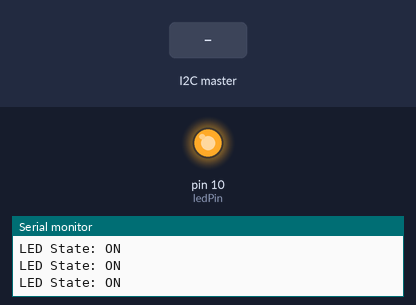
Simulated run of this sketch. Board: Arduino Uno, built with avr-gcc and run on an emulated ATmega328P. Shown: output pins drawn as LEDs (lit = HIGH), the last lines printed to the serial monitor. The inputs (shaded band) are chosen by the test bench.

Above: at 1.2 s.
1.3 s: the I2C master sends the byte 1
At 1.9 s:
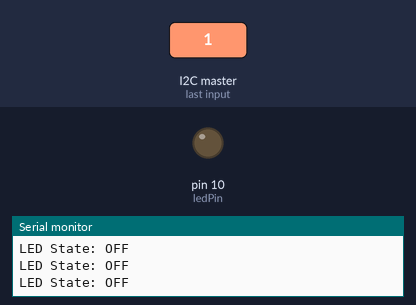
2.8 s: the I2C master sends the byte 0
At 3.2 s:
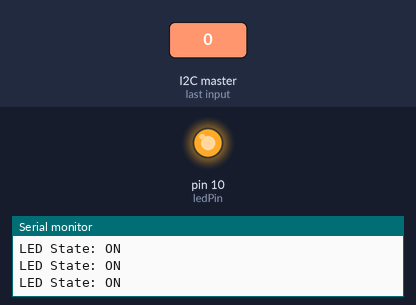
4.3 s: the I2C master sends the byte 2
At 5.7 s:
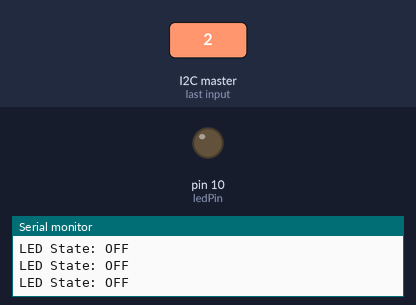
Timing chart, 0 to 7.3 s (numbered marks = the images above; inputs shaded):
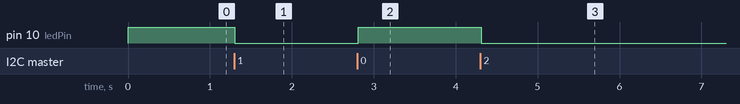

Measured:
- after the input at 1.3 s, pin 10 (ledPin): HIGH → LOW at once
- after the input at 2.8 s, pin 10 (ledPin): LOW → HIGH at once
- after the input at 4.3 s, pin 10 (ledPin): HIGH → LOW at once

The sketch:

Receiver_Code.ino
```cpp
#include <Wire.h>
const int ledPin = 10;
int buttonState = 0;    // variable for storing the received pushbutton status

void setup() {
  pinMode(ledPin, OUTPUT);
  // initialize I2C communication as slave:
  Wire.begin(8);  // join I2C bus with address #8
  Wire.onReceive(receiveEvent);  // register event handler for receiving data
  Serial.begin(9600);
}

void loop() {
  if (buttonState == LOW) {
    digitalWrite(ledPin, HIGH);
    Serial.println("LED State: ON");
  } else {
    digitalWrite(ledPin, LOW);
    Serial.println("LED State: OFF");
  }

  delay(50);  // a short delay to avoid rapid LED state changes
}

// function that executes whenever data is received from master
void receiveEvent(int howMany) {
  if (Wire.available()) {
    buttonState = Wire.read();  // read the incoming byte
    // print the received button state to the Serial Monitor
    Serial.print("Received Button State: ");
    Serial.println(buttonState);
  }
}
```
